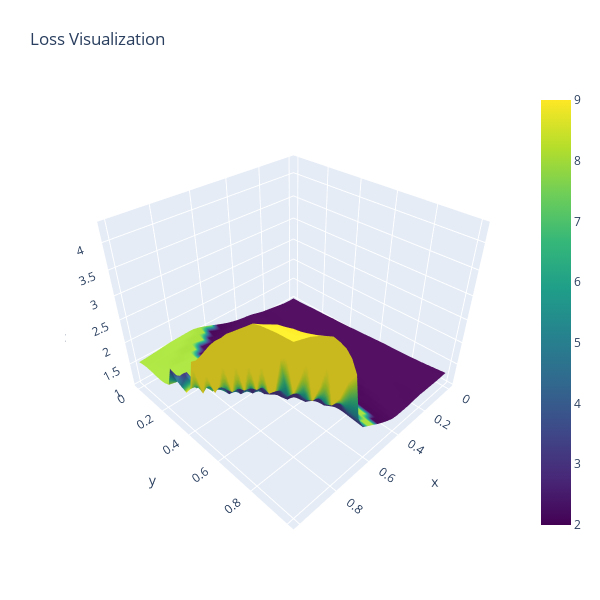

Here is the notebook cell this chart was saved with:
### Code cell
plot_perturb_plotly(rx, ry, zs, colors,
                    z_by_loss=True, color_by_loss=False, 
                    title='Loss Visualization', width=600, height=600,
                    x_ratio=1, y_ratio=1, z_ratio=0.8,
                   )

### Figure 1 — Plotly figure (JSON) as saved in the notebook; plotly's stock layout.template omitted (floating-point values rounded to 4 significant figures; data arrays with more than 128 entries replaced by an {"elided": "..."} marker saying what was removed)
{"data": [{"cmax": 9, "cmin": 2, "colorscale": [[0, "#440154"], [0.1111, "#482878"], [0.2222, "#3e4989"], [0.3333, "#31688e"], [0.4444, "#26828e"], [0.5556, "#1f9e89"], [0.6667, "#35b779"], [0.7778, "#6ece58"], [0.8889, "#b5de2b"], [1, "#fde725"]], "showscale": true, "surfacecolor": {"elided": "30x30 int values"}, "type": "surface", "x": [0, 0.03448, 0.06897, 0.1034, 0.1379, 0.1724, 0.2069, 0.2414, 0.2759, 0.3103, 0.3448, 0.3793, 0.4138, 0.4483, 0.4828, 0.5172, 0.5517, 0.5862, 0.6207, 0.6552, 0.6897, 0.7241, 0.7586, 0.7931, 0.8276, 0.8621, 0.8966, 0.931, 0.9655, 1], "y": [0, 0.03448, 0.06897, 0.1034, 0.1379, 0.1724, 0.2069, 0.2414, 0.2759, 0.3103, 0.3448, 0.3793, 0.4138, 0.4483, 0.4828, 0.5172, 0.5517, 0.5862, 0.6207, 0.6552, 0.6897, 0.7241, 0.7586, 0.7931, 0.8276, 0.8621, 0.8966, 0.931, 0.9655, 1], "z": {"elided": "30x30 float values"}}], "layout": {"autosize": true, "height": 600, "margin": {"b": 65, "l": 65, "r": 50, "t": 90}, "scene": {"aspectratio": {"x": 1, "y": 1, "z": 0.8}}, "title": {"text": "Loss Visualization"}, "width": 600}}
